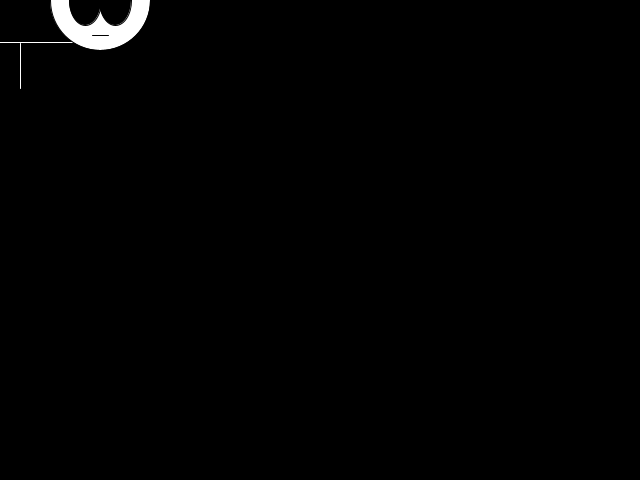
Frame 1 (no input)
Frame 60 (the mouse pressed at the canvas centre just before this capture): identical to frame 1, image omitted
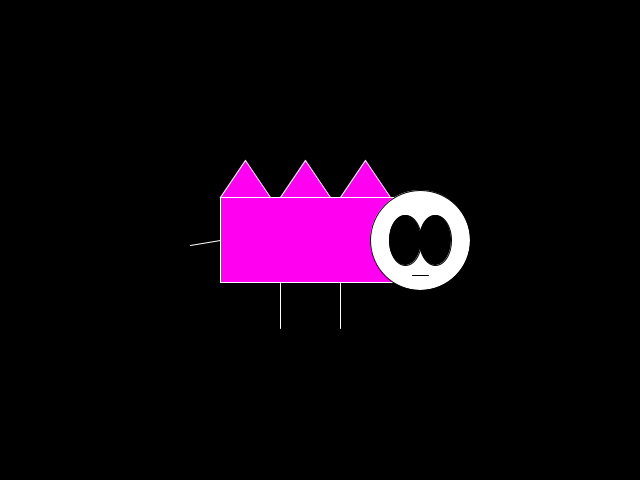
Frame 120 (the mouse held since frame 60 and released just before this capture)

The Processing sketch that drew these frames (run headless with seeded random() and noise(); from frame 60 on, the mouse is pressed at the canvas centre):

// Processing sketch: processing_49116
// ── processing_49116.pde

void setup() {
  
  size (640,480);
  smooth ();
  frameRate(30);
}

void draw () {
  //Draw a black background
  background (0);
  
  //Set ellipses and rects  to CENTER mode
  ellipseMode(CENTER);
  rectMode(CENTER);
  
  //Draw Crit's body
  stroke (255);
  fill (mouseX, 0, mouseY);
  rect (mouseX, mouseY, 200, 85);
  
  //Draw Crit's head
  stroke (0);
  fill (255);
  ellipse (mouseX+100, mouseY, 100, 100);
  
  //Draw Crit's eyes
  fill(0);
  ellipse (mouseX+85, mouseY, 32, 50);
  ellipse (mouseX+115, mouseY, 32, 50);
  
  //Draw Crit's legs
  stroke (255);
  line(mouseX+20, mouseY+43, pmouseX+20, pmouseY+88);
  line(mouseX-40, mouseY+43, pmouseX-40, pmouseY+88);
  
  //Draw Crit's tail
  stroke (255);
  line(mouseX-100, mouseY, pmouseX-130, pmouseY+5);
  
  //Draw Crit's back
  stroke (255);
  fill (mouseX, 0, mouseY);
  smooth();
  triangle(mouseX-75, mouseY-80, mouseX-50, mouseY-43, mouseX-100, mouseY-43);
  triangle(mouseX-15, mouseY-80, mouseX-40, mouseY-43, mouseX+10, mouseY-43);
  triangle(mouseX+45, mouseY-80, mouseX+20, mouseY-43, mouseX+70, mouseY-43);
  
  //Draw Crit's mouth
  stroke(0);
  line(mouseX+92, mouseY+35, mouseX+108, mouseY+35);
}
